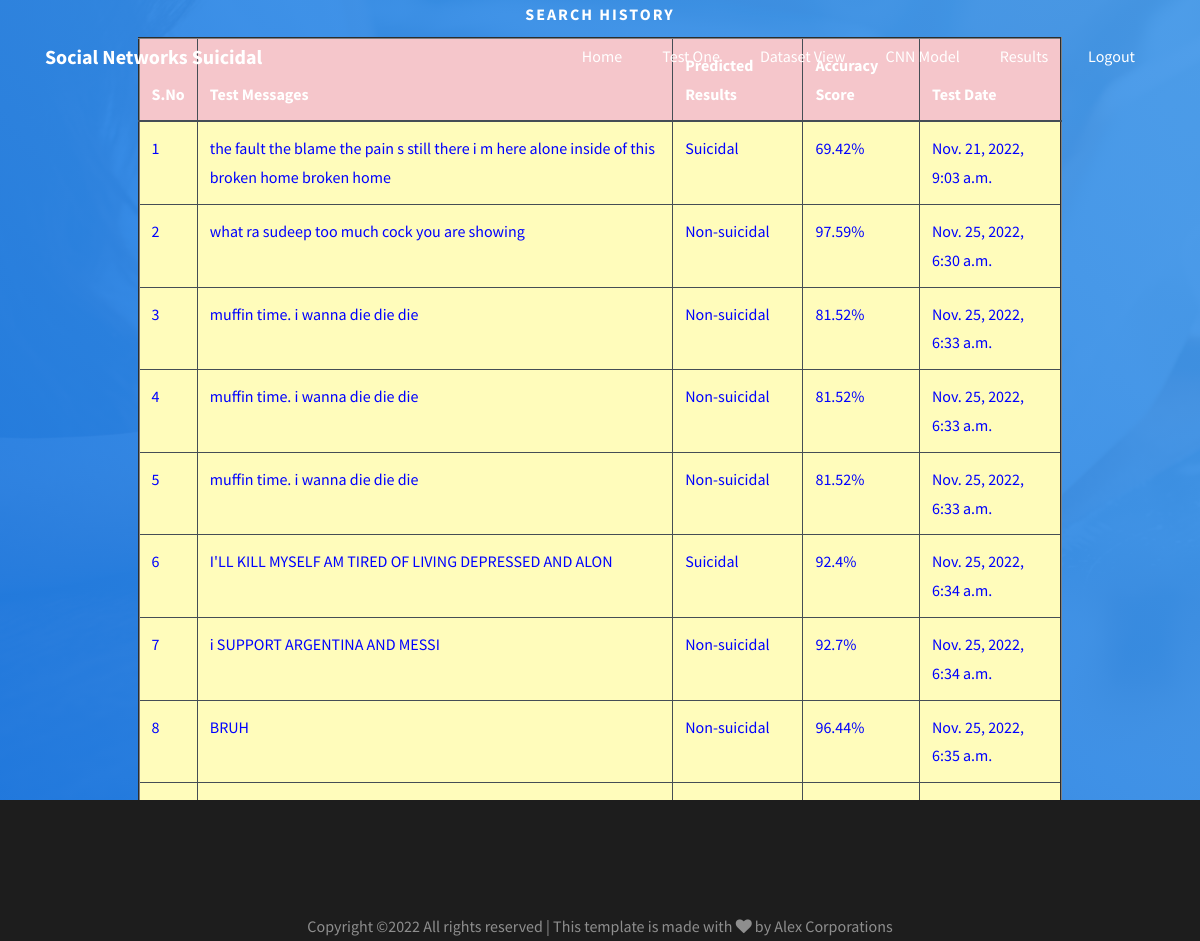
The app's page /UserSearchHistoryResults/ (signed in) with its own data.
### users/models.py (models this page shows, shortened)
class TweetResultModel(models.Model):
    usrname = models.CharField(max_length=100)
    email = models.CharField(max_length=100)
    tweetmsg = models.CharField(max_length=1000)
    prediction = models.CharField(max_length=100)
    accuracy = models.FloatField()
    cdate = models.DateTimeField(auto_now_add=True)
    class Meta:
        db_table = "TweetResultTable"

### users/views.py (the view)
# urls.py: path("UserSearchHistoryResults/", usr.UserSearchHistoryResults, name="UserSearchHistoryResults"),
def UserSearchHistoryResults(request):
    usrname = request.session['loginid']
    data = TweetResultModel.objects.filter(usrname=usrname)
    return render(request,"users/UserSearchHistory.html",{"data":data})

### assets/templates/users/UserSearchHistory.html (shortened to what this page needs)
{%extends 'users/userbase.html'%}
{%load static%}
{%block contents%}
<div class="hero-wrap js-fullheight img" style="background-image: url({%static 'images/bg_1.jpg'%});">
		<div class="container">
			<div class="row d-md-flex no-gutters slider-text js-fullheight align-items-center justify-content-center">
				<div class="col-md-10 d-flex align-items-center ftco-animate">
					<div class="text w-100 text-center">
						<span class="subheading mb-2">Search History</span>
                        <center>
                        <table border="2px" class="table table-hover table-dark">
                    <thead>
                    <tr class="table-danger">
                        <th scope="col">S.No</th>
                        <th scope="col">Test Messages</th>
                        <th scope="col">Predicted Results</th>
                        <th scope="col">Accuracy Score</th>
                        <th scope="col">Test Date</th>
                    </tr>
                    </thead>
                    <tbody>
                    {% for i in data %}
                    <tr scope="row" style="color: BLUE; background-color:#FFFCBB">
                        <td>{{forloop.counter}}</td>
                        <td>{{i.tweetmsg}}</td>
                        <td>{{i.prediction}}</td>
                        <td>{{i.accuracy}}%</td>
                        <td>{{i.cdate}}</td>
                    </tr>
                    {% endfor %}
                    </tbody>
                </table>
                        </center>
					</div>
				</div>
			</div>
		</div>
	</div>
{%endblock%}

### records on screen
TweetResultModel: tweetmsg "the fault the blame the pain s still there i m here alone inside of this broken home broken home", prediction "Suicidal", accuracy "69.42", cdate "Nov. 21, 2022, 9:03 a.m."
TweetResultModel: tweetmsg "what ra sudeep too much cock you are showing", prediction "Non-suicidal", accuracy "97.59", cdate "Nov. 25, 2022, 6:30 a.m."
TweetResultModel: tweetmsg "muffin time. i wanna die die die", prediction "Non-suicidal", accuracy "81.52", cdate "Nov. 25, 2022, 6:33 a.m."
TweetResultModel: tweetmsg "muffin time. i wanna die die die", prediction "Non-suicidal", accuracy "81.52", cdate "Nov. 25, 2022, 6:33 a.m."
TweetResultModel: tweetmsg "muffin time. i wanna die die die", prediction "Non-suicidal", accuracy "81.52", cdate "Nov. 25, 2022, 6:33 a.m."
TweetResultModel: tweetmsg "I'LL KILL MYSELF AM TIRED OF LIVING DEPRESSED AND ALON", prediction "Suicidal", accuracy "92.4", cdate "Nov. 25, 2022, 6:34 a.m."
TweetResultModel: tweetmsg "i SUPPORT ARGENTINA AND MESSI", prediction "Non-suicidal", accuracy "92.7", cdate "Nov. 25, 2022, 6:34 a.m."
TweetResultModel: tweetmsg "BRUH", prediction "Non-suicidal", accuracy "96.44", cdate "Nov. 25, 2022, 6:35 a.m."
